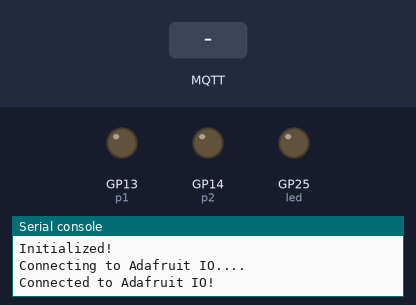
The program below on a simulated Raspberry Pi Pico running CircuitPython. On the bench: output pins drawn as LEDs (lit = HIGH), the last lines printed to the serial console. The inputs (shaded band) are chosen by the test bench. No MQTT or app messages arrive unless stated; values from a settings file that is not in the repository are placeholders; pins used as bus, display or sensor lines are not drawn.

Above: at 9.9 s.
10.0 s: MQTT message "ON" arrives on the first subscribed topic
At 11.2 s:
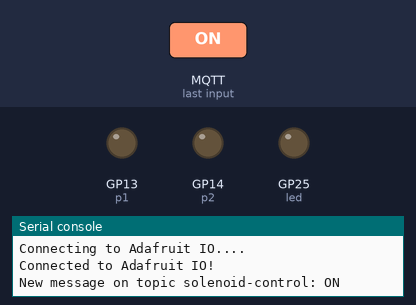
11.5 s: MQTT message "OFF" arrives on the first subscribed topic
At 12.1 s:
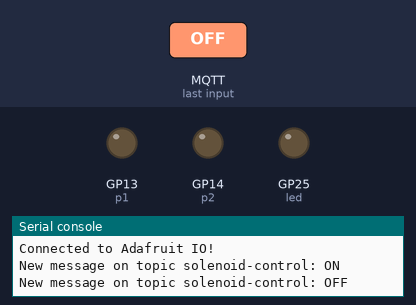
Timing chart, 0 to 14.5 s (numbered marks = the images above; inputs shaded):
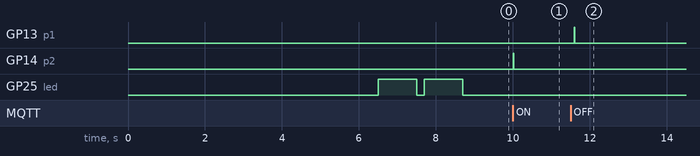

Measured:
- after the input at 10.0 s, GP14 (p2): LOW → HIGH at once, → LOW 0.01 s later
- after the input at 11.5 s, GP13 (p1): LOW → HIGH after 0.10 s, → LOW 0.01 s later

The program:

code_working.py
```python
import time
import adafruit_minimqtt.adafruit_minimqtt as MQTT
from adafruit_io.adafruit_io import IO_MQTT
import wifi
import ssl
import socketpool
from secrets import secrets
import board
from analogio import AnalogIn
import digitalio


#define solenoid and moisture sensor and voltage divider
# LED
led = digitalio.DigitalInOut(board.LED)
led.direction = digitalio.Direction.OUTPUT

# Analog Sensors
m_one = AnalogIn(board.A2)
vbat_voltage = AnalogIn(board.A0)

# digital solenoid out
p1 = digitalio.DigitalInOut(board.GP13)
p2 = digitalio.DigitalInOut(board.GP14)
power_on = digitalio.DigitalInOut(board.GP16)

p1.direction = digitalio.Direction.OUTPUT
p2.direction = digitalio.Direction.OUTPUT
power_on.direction = digitalio.Direction.OUTPUT

def turn_off():
    power_on.value = True
    time.sleep(0.1)
    p1.value = True
    p2.value = False
    time.sleep(.01)
    p1.value = False
    p2.value = False
    time.sleep(.01)
    power_on.value = False

def turn_on():
    power_on.value = True
    time.sleep(0.01)
    p1.value = False
    p2.value = True
    time.sleep(0.01)
    p1.value = False
    p2.value = False
    time.sleep(.01)
    power_on.value = False

def get_voltage(pin):
    return (pin.value * 3.3) / 65536 * 2

# Define callback functions which will be called when certain events happen.
def connected(client):
    # Connected function will be called when the client is connected to Adafruit IO.
    print("Connected to Adafruit IO! ")


def subscribe(client, userdata, topic, granted_qos):
    # This method is called when the client subscribes to a new feed.
    print("Subscribed to {0} with QOS level {1}".format(topic, granted_qos))


def publish(client, userdata, topic, pid):
    # This method is called when the client publishes data to a feed.
    print("Published to {0} with PID {1}".format(topic, pid))
    if userdata is not None:
        print("Published User data: ", end="")
        print(userdata)

def disconnected(client):
    print("Disconnected from Adafruit IO!")


def on_toggle_msg(client, topic, message):
    # Method called whenever user/feeds/led has a new value
    print("New message on topic {0}: {1} ".format(topic, message))
    if message == "ON":
        turn_on()
    elif message == "OFF":
        turn_off()
    else:
        print("Unexpected message on the feed.")

# Connecting to WiFi
def connect_wifi():
    connected = False
    while not connected:
        try:
            print("Connecting to Wi-Fi...")
            wifi.radio.connect(secrets["ssid"], secrets["password"])
            connected = True
        except:
            print("Error Connecting")

        time.sleep(5)

def connect_io(_io):
    connected = False
    while not connected:
        try:
            print("Connecting to Adafruit IO....")
            _io.connect()
            _io.subscribe("solenoid-control")
            connected = True
        except:
            print("Error connecting to IO")

def blink_led():
    led.value = True
    time.sleep(1)
    led.value = False

def get_feed_value():
    try:
        print("Fetching latest feed value...")
        response = io.receive("solenoid_control")
        current_value = response["value"]
        print(f"Latest Value: {current_value}")
        return current_value
    except Exception as e:
        print(f"Error fetching feed: {e}")
        return None

connect_wifi()
blink_led()
print("Connected!")
print("IP Address:", wifi.radio.ipv4_address)
print("MAC Address:", ":".join([f"{i:02X}" for i in wifi.radio.mac_address]))


print("Initializing mqtt connection to adafruit...")
pool = socketpool.SocketPool(wifi.radio)
ssl_context = ssl.create_default_context()

# Initialize a new MQTT Client object
mqtt_client = MQTT.MQTT(
    broker="io.adafruit.com",
    port=1883,
    username=secrets["ADAFRUIT_AIO_USERNAME"],
    password=secrets["ADAFRUIT_AIO_KEY"],
    socket_pool=pool,
    ssl_context=ssl_context,
)

io = IO_MQTT(mqtt_client)

print("Initialized!")

io.on_connect = connected
io.on_disconnect = disconnected
io.on_subscribe = subscribe
io.on_publish = publish

io.add_feed_callback("solenoid-control", on_toggle_msg)

# Connect to Adafruit IO
connect_io(io)
blink_led()

prv_refresh_time = 0.0
while True:
    # Poll for incoming messages
    try:
        mqtt_client.loop()
        # get data from feed

        if (time.monotonic() - prv_refresh_time) > 900:
            #io.publish("battery1", 4.1)
            #io.publish("moisture1", m_one.value)
            print("wanna print")
            prv_refresh_time = time.monotonic()


    except (ValueError, RuntimeError) as e:
        print("Failed to get data, retrying\n", e)
        wifi.reset()
        connect_wifi()
        io.reconnect()
        continue # type: ignore
```
